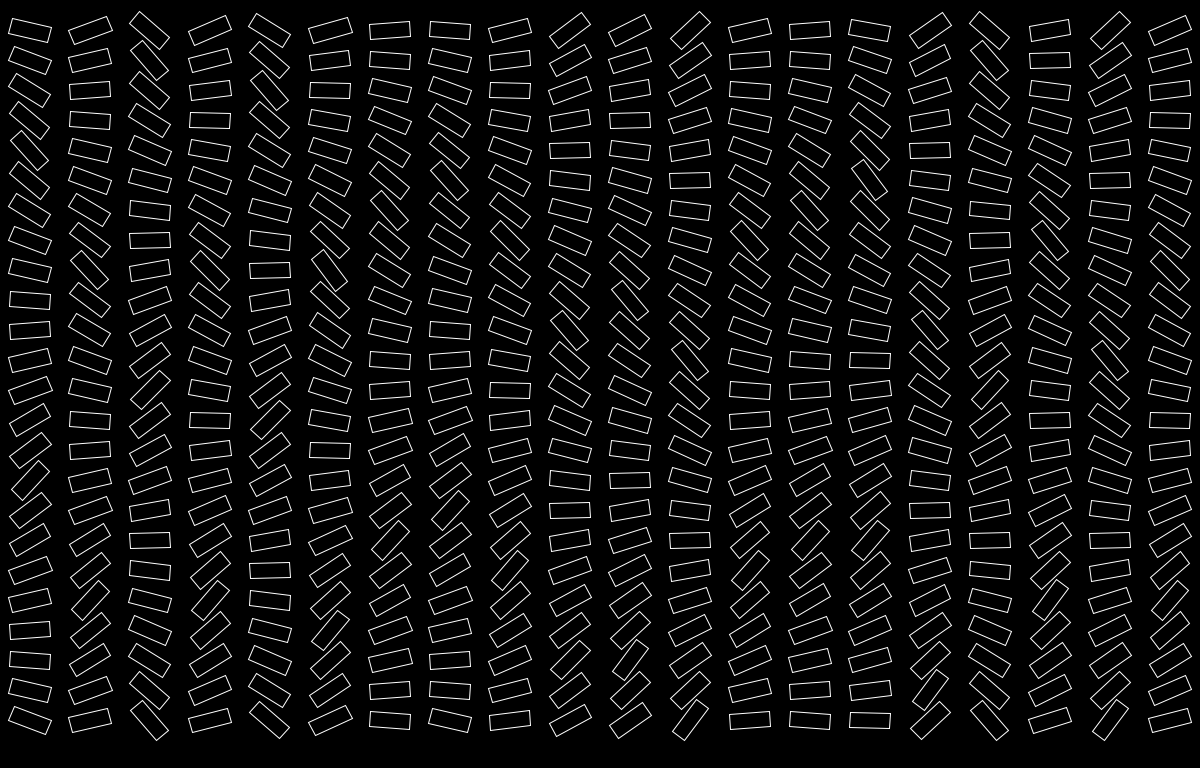
Frame 1 (no input)
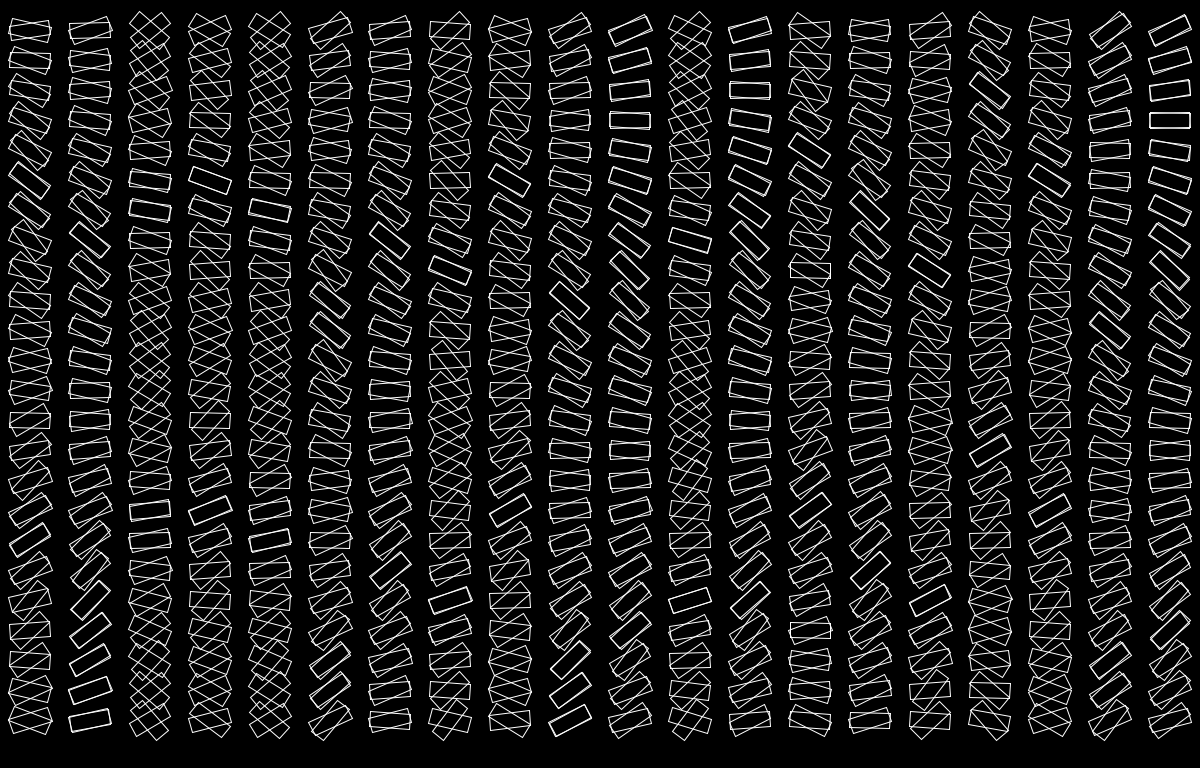
Frame 2 (the mouse pressed at the canvas centre, redrawn once)

The Processing sketch that drew these frames (run headless with seeded random() and noise(); the mouse was pressed at the canvas centre and the sketch redrawn once):

// Processing sketch: wave
// ── wave.pde
int brickWidth = 40;
int brickHeight = 15;
int cols = 20;
int rows = 24;
int columnOffset = 60;
int rowOffset = 30;
float rotationIncrement = 0.15;

void setup() {
  size(1200, 768);

  background(0);
  smooth();
  noFill();
  stroke(255);
  noLoop();
}

void draw() {
  translate(30, 30);
  for (int i=0; i<cols; i++) {
    pushMatrix();
    translate(i * columnOffset, 0);
    float r = random(-QUARTER_PI, QUARTER_PI);
    int dir = 1;
    for (int j=0; j<rows; j++) {
      pushMatrix();
      translate(0, rowOffset * j);
      rotate(r);
      rect(-brickWidth/2, -brickHeight/2, brickWidth, brickHeight);
      popMatrix();
      r += dir * rotationIncrement;
      if (r > QUARTER_PI || r < -QUARTER_PI) dir *= -1;
    }
    popMatrix();
  }
}
